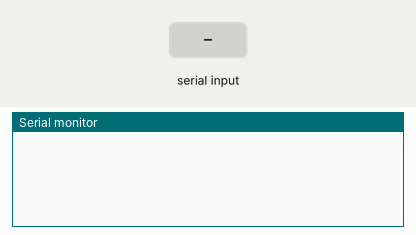
This sketch was run on a simulated Arduino Uno, built with avr-gcc and run on an emulated ATmega328P. On the bench: the last lines printed to the serial monitor. The test bench sets the inputs (shaded band).

Above: at 1.2 s.
1.3 s: "90,45,200\n" received over Serial
At 2.1 s:
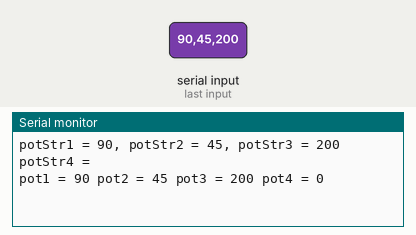
2.8 s: "30,150,10\n" received over Serial
At 3.3 s:
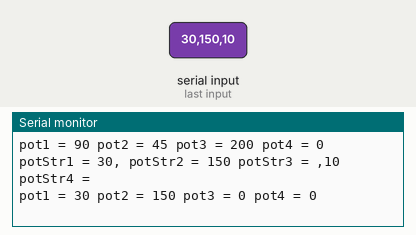
4.3 s: "90,45\n" received over Serial
At 5.3 s:
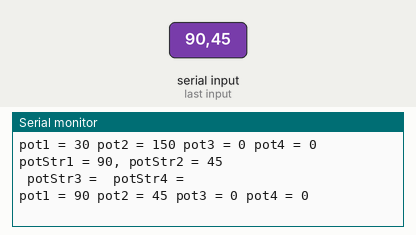
5.8 s: "30,150\n" received over Serial
At 6.5 s:
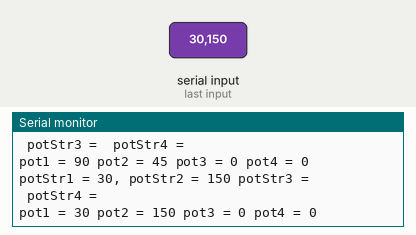
7.3 s: "90,45,200,10\n" received over Serial
At 8.1 s:
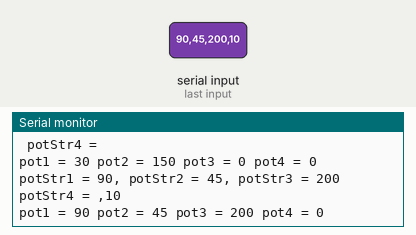
8.8 s: "30,150,10,200\n" received over Serial
At 9.2 s:
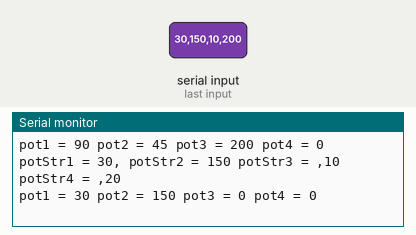

Measured:
- after the input at 1.3 s, the serial monitor: prints a new line at once (image 1)
- after the input at 2.8 s, the serial monitor: prints a new line at once (image 2)
- after the input at 4.3 s, the serial monitor: prints a new line at once (image 3)
- after the input at 5.8 s, the serial monitor: prints a new line at once (image 4)
- after the input at 7.3 s, the serial monitor: prints a new line at once (image 5)
- after the input at 8.8 s, the serial monitor: prints a new line at once (image 6)

The sketch:

Pot_Values_From_Serial.ino
```cpp
//works with the LinkIt One
//four potentiometers used, two for each joystick, one controlling the movement of the cart and the other controlling the movement of the "arm"
String potStr1;
String potStr2;
String potStr3;
String potStr4;

int pot1;
int pot2;
int pot3;
int pot4;

//keeps track of the pot string that the next Serial.read character will be concatonated to
int potIndex;

//keeps track of how many characters have been interated so that it can signal the potIndex to iterate
int charIndex;

void setup(){

  Serial.begin(9600);
  delay(1);
}

void loop(){

  //pot Strings assigned to empty values for each new set of serial data
  potStr1 = "";
  potStr2 = "";
  potStr3 = "";
  potStr4 = "";

  pot1 = 90;
  pot2 = 90;
  pot3 = 90;
  pot4 = 90;

  //indecies set to 0 for each new set of serial data
  potIndex = 0;
  charIndex = 0;

  //flushes out the serial data
  while(Serial.available() > 0){

    Serial.read();
  }

  //loop will not pass this point until there are values in the serial data
  while(Serial.available() == 0);

  //while there is serial data, the following code is executed
  while(Serial.available() > 0){

   charsToStrings();
  }

  stringsToIntegers();

  //values echoed...
  Serial.print("potStr1 = ");
  Serial.print(potStr1);
  Serial.print(" potStr2 = ");
  Serial.print(potStr2);
  Serial.print(" potStr3 = ");
  Serial.print(potStr3);
  Serial.print(" potStr4 = ");
  Serial.print(potStr4);
  Serial.println();

  //Servos and motors can be written to the pot1, pot2, pot3 and pot4 values
  Serial.print("pot1 = ");
  Serial.print(pot1);
  Serial.print(" pot2 = ");
  Serial.print(pot2);
  Serial.print(" pot3 = ");
  Serial.print(pot3);
  Serial.print(" pot4 = ");
  Serial.print(pot4);
  Serial.println();

}

void charsToStrings(){

   //incoming is set equal to the next character of serial data
    char incoming = Serial.read();

    //adds the character to the appropriate pot string depending on the pot index
    if(potIndex == 0){

      potStr1 = potStr1 + incoming;
    }else if(potIndex == 1){

      potStr2 = potStr2 + incoming;
    }else if(potIndex == 2){

      potStr3 = potStr3 + incoming;
    }else if(potIndex == 3){

      potStr4 = potStr4 + incoming;
    }

    //character index iterated
    charIndex ++;

    //if the character index is 3, the character index is reset and the potentiometer index is iterated
    if(charIndex == 3){

      charIndex = 0;
      potIndex ++;
    }

    delay(1);
}

void stringsToIntegers(){

  pot1 = potStr1.toInt();
  pot2 = potStr2.toInt();
  pot3 = potStr3.toInt();
  pot4 = potStr4.toInt();
}
```
